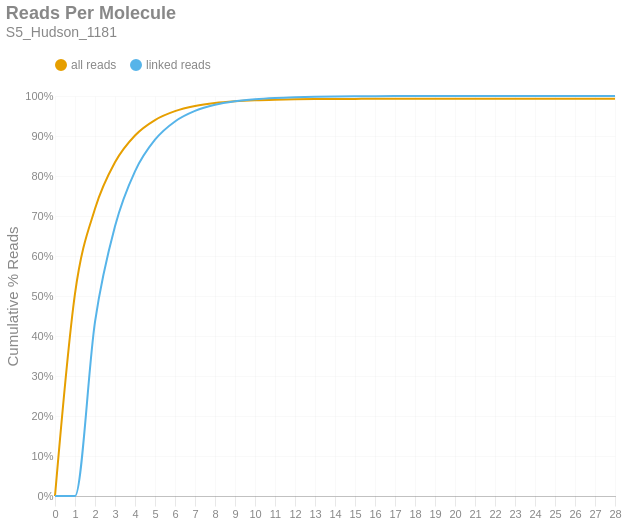

Notebook code cell kept with this figure:
### Markdown cell above
### Reads per Molecule
This chart shows the cumulative distribution of the number of reads per linked molecule. That is, how many alignments are associated with a unique molecule. This excludes the number of reads associated with invalid or absent linked-read barcodes. The `linked` histogram is the percentages recalculated when disregarding singletons.

### Code cell
if SKIPLR:
    print_html(f"Skipped")
else:
    counts = np.bincount(valids['reads'].cast(pl.Int64).to_numpy())
    weighted = counts * np.arange(len(counts))
    all_perc = weighted / n_reads
    linked_perc = weighted / n_linked_reads
    linked_perc[1] = 0
    binned_df = pl.DataFrame({
        'readsper': list(range(len(counts))),
        'all reads (cumsum)': np.cumsum(all_perc).tolist(),
        'linked reads (cumsum)': np.cumsum(linked_perc).tolist(),
    })

    with SafeRender(binned_df):
        (
            density_plot(binned_df, 'Reads Per Molecule', samplename, 'readspmol')
            .encode(
                x=alt.X('readsper:O', title=None).axis(labelAngle=0).scale(padding=0),
                y=alt.Y('value:Q', title='Cumulative % Reads').axis(format='%').stack(False),
                color=alt.Color("key:N").scale(domain=["all reads", "linked reads"]),
                tooltip=[
                    alt.Tooltip("key:N", title="Data Type"),
                    alt.Tooltip("readsper:O", title="Reads Per Molecule"),
                    alt.Tooltip("value:Q", format=".2%", title="% Reads (Cum.)")
                ]            
            )
        ).display()

### Figure 1 — Vega-Lite specification as saved in the notebook (floating-point values rounded to 4 significant figures)
{"width": "container", "height": 400, "config": {"title": {"anchor": "start", "dy": -15, "fontSize": 18, "color": "#888888", "subtitleColor": "#888888", "subtitleFontSize": 14}, "arc": {"fill": "#0072B2"}, "axis": {"domainColor": "#888888", "domainWidth": 0.5, "gridWidth": 0.2, "grid": false, "titleFontWeight": 400, "titleFontSize": 15, "labelFontSize": 11, "labelColor": "#888888", "tickColor": "#888888", "tickWidth": 0.2, "titleColor": "#888888"}, "axisBand": {"grid": false}, "axisX": {"grid": true, "tickSize": 10, "domainCap": "round"}, "axisY": {"domain": false, "grid": true, "tickSize": 0, "domainCap": "round"}, "background": "transparent", "header": {"labelFontSize": 15, "labelColor": "#888888", "titleFontSize": 15, "titleFontWeight": 600, "titleColor": "#888888"}, "legend": {"labelFont": "sans-serif", "labelFontSize": 12, "labelColor": "#888888", "symbolSize": 100, "symbolType": "circle", "titleFontSize": 12, "titlePadding": 10, "titleColor": "#888888", "title": null, "orient": "top"}, "range": {"category": ["#E69F00", "#56B4E9", "#009E73", "#F0E442", "#0072B2", "#D55E00", "#CC79A7", "#000000"], "diverging": ["#cfe8f3", "#a2d4ec", "#73bfe2", "#46abdb", "#1696d2", "#12719e"]}, "area": {"fill": "#0072B2", "fillOpacity": 0.7, "line": true, "strokeOpacity": 0.7}, "line": {"color": "#0072B2", "stroke": "#0072B2", "strokeWidth": 2}, "trail": {"color": "#0072B2", "stroke": "#0072B2", "strokeWidth": 0, "size": 1}, "point": {"filled": true, "fillOpacity": 1.0, "size": 95}, "text": {"color": "#888888", "fontSize": 11, "align": "right", "fontWeight": 400, "size": 11}, "bar": {"fill": "#0072B2", "stroke": null}, "view": {"stroke": null, "continuousWidth": 660, "continuousHeight": 400}}, "data": {"name": "data-5406a0474775f4abeaa594ec3e683a26"}, "mark": {"type": "line", "interpolate": "monotone", "point": {"opacity": 0, "size": 275}}, "encoding": {"color": {"field": "key", "scale": {"domain": ["all reads", "linked reads"]}, "type": "nominal"}, "tooltip": [{"field": "key", "title": "Data Type", "type": "nominal"}, {"field": "readsper", "title": "Reads Per Molecule", "type": "ordinal"}, {"field": "value", "format": ".2%", "title": "% Reads (Cum.)", "type": "quantitative"}], "x": {"axis": {"labelAngle": 0}, "field": "readsper", "scale": {"padding": 0}, "title": null, "type": "ordinal"}, "y": {"axis": {"format": "%"}, "field": "value", "stack": false, "title": "Cumulative % Reads", "type": "quantitative"}}, "params": [{"name": "param_c36ac31b6afebe62", "select": {"type": "point", "fields": ["key"]}, "bind": "legend"}], "title": {"text": "Reads Per Molecule", "subtitle": "S5_Hudson_1181"}, "transform": [{"fold": ["all reads (cumsum)", "linked reads (cumsum)"]}, {"calculate": "replace(datum.key, ' (cumsum)', '')", "as": "key"}, {"filter": {"param": "param_c36ac31b6afebe62"}}], "usermeta": {"embedOptions": {"downloadFileName": "S5_Hudson_1181.readspmol"}}, "$schema": "https://vega.github.io/schema/vega-lite/v6.1.0.json", "datasets": {"data-5406a0474775f4abeaa594ec3e683a26": [{"readsper": 0, "all reads (cumsum)": 0.0, "linked reads (cumsum)": 0.0}, {"readsper": 1, "all reads (cumsum)": 0.5059, "linked reads (cumsum)": 0.0}, {"readsper": 2, "all reads (cumsum)": 0.718, "linked reads (cumsum)": 0.4354}, {"readsper": 3, "all reads (cumsum)": 0.8344, "linked reads (cumsum)": 0.6742}, {"readsper": 4, "all reads (cumsum)": 0.9014, "linked reads (cumsum)": 0.8117}, {"readsper": 5, "all reads (cumsum)": 0.9399, "linked reads (cumsum)": 0.8907}, {"readsper": 6, "all reads (cumsum)": 0.9621, "linked reads (cumsum)": 0.9363}, {"readsper": 7, "all reads (cumsum)": 0.9749, "linked reads (cumsum)": 0.9626}, {"readsper": 8, "all reads (cumsum)": 0.9824, "linked reads (cumsum)": 0.978}, {"readsper": 9, "all reads (cumsum)": 0.9866, "linked reads (cumsum)": 0.9867}, {"readsper": 10, "all reads (cumsum)": 0.9892, "linked reads (cumsum)": 0.9921}, {"readsper": 11, "all reads (cumsum)": 0.9908, "linked reads (cumsum)": 0.9952}, {"readsper": 12, "all reads (cumsum)": 0.9917, "linked reads (cumsum)": 0.997}, {"readsper": 13, "all reads (cumsum)": 0.9922, "linked reads (cumsum)": 0.9982}, {"readsper": 14, "all reads (cumsum)": 0.9926, "linked reads (cumsum)": 0.9989}, {"readsper": 15, "all reads (cumsum)": 0.9928, "linked reads (cumsum)": 0.9993}, {"readsper": 16, "all reads (cumsum)": 0.9929, "linked reads (cumsum)": 0.9996}, {"readsper": 17, "all reads (cumsum)": 0.993, "linked reads (cumsum)": 0.9997}, {"readsper": 18, "all reads (cumsum)": 0.993, "linked reads (cumsum)": 0.9998}, {"readsper": 19, "all reads (cumsum)": 0.9931, "linked reads (cumsum)": 0.9999}, {"readsper": 20, "all reads (cumsum)": 0.9931, "linked reads (cumsum)": 0.9999}, {"readsper": 21, "all reads (cumsum)": 0.9931, "linked reads (cumsum)": 1.0}, {"readsper": 22, "all reads (cumsum)": 0.9931, "linked reads (cumsum)": 1.0}, {"readsper": 23, "all reads (cumsum)": 0.9931, "linked reads (cumsum)": 1.0}, {"readsper": 24, "all reads (cumsum)": 0.9931, "linked reads (cumsum)": 1.0}, {"readsper": 25, "all reads (cumsum)": 0.9931, "linked reads (cumsum)": 1.0}, {"readsper": 26, "all reads (cumsum)": 0.9931, "linked reads (cumsum)": 1.0}, {"readsper": 27, "all reads (cumsum)": 0.9931, "linked reads (cumsum)": 1.0}, {"readsper": 28, "all reads (cumsum)": 0.9931, "linked reads (cumsum)": 1.0}]}}
